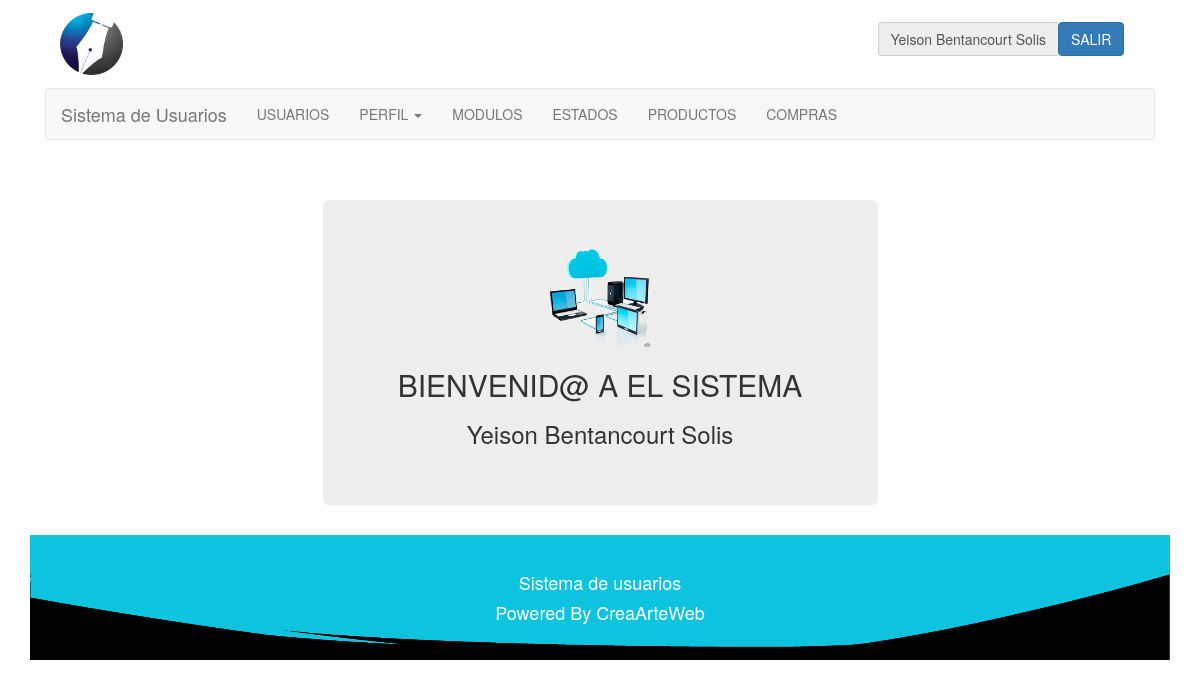
/php/lib/home.php (signed in), run on the app's committed database.
### tables this page shows
CREATE TABLE IF NOT EXISTS `modulo` (
  `codigomodulo` int(10) NOT NULL,
  `descripcion` varchar(40) NOT NULL,
  `ruta` varchar(40) NOT NULL,
  `tipo` int(2) NOT NULL COMMENT '1-normal, 2-submenu, 3-principal submenu',
  PRIMARY KEY (`codigomodulo`)
);

### php/lib/session.php (called while the page is built, shortened)
<?php
	include("../class/Usuario.php");
	include("../class/Modulo.php");
	if (!isset($_SESSION["iniciada"]))
	{
		header( "location:../lib/logout.php" );
	}
	else
	{
		$miUsuario = unserialize( $_SESSION['miUsuario'] );
	}
?>

### php/class/Usuario.php (called while the page is built, shortened)
<?php
	class Usuario
	{
		private $perfil;
		function getPerfil()
		{
			return $this->perfil;
		}
	}
?>

### php/class/Modulo.php (called while the page is built, shortened)
<?php
	class Modulo
	{
		var $conexion;
		function setConexion ( $conexion )
		{
			$this -> conexion = $conexion;
		}
		function consultarUnModulo( $id )
		{
			$query = "SELECT *
					FROM modulo
					WHERE codigomodulo=$id";
			$this -> conexion -> conectar();
			$this -> conexion -> consultarRegistro( $query );
			$matrix = $this -> conexion->getMatrix();
			return $matrix;
		}
		function consultarModulosPerfil( $perfil )
		{
			$query = "SELECT * FROM perfilmodulo WHERE codigoperfil = '$perfil' ORDER BY codigomodulo";
			$this -> conexion -> conectar();
			$this -> conexion -> consultarRegistro( $query );
			$matrix = $this -> conexion->getMatrix();
			return $matrix;
		}
		function consultarSubmodulosRecursos( )
		{
			$query = "SELECT * FROM modulo WHERE tipo = 2 ORDER BY codigomodulo";
			$this -> conexion -> conectar();
			$this -> conexion -> consultarRegistro( $query );
			$matrix = $this -> conexion->getMatrix();
			return $matrix;
		}
	}
?>

### php/lib/conexion.php (called while the page is built, shortened)
<?php
	class Conexion
	{
		private $servidor;
		private $usuario;
		private $enlace;
		private $consulta;
		function Conexion( $servidor, $bd, $usuario, $pass )
		{
			$this->servidor = $servidor;
			$this->bd = $bd;
			$this->usuario = $usuario;
		}
		function conectar()
		{
			$this->enlace = mysql_connect( $this->servidor, $this->usuario);
		}
		function consultarRegistro( $query )
		{
			$this->consulta = mysql_query( $query, $this->enlace );
		}
		function getMatrix()
		{
			$matrix = array();
			while( $row = mysql_fetch_array( $this->consulta ) )
			{
				$matrix[] = $row;
			}
			return $matrix;
		}
	}
?>

### php/lib/menu.php (the view, shortened to what this page needs)
<nav class="navbar navbar-default">
	<div class="container-fluid">
		<div class="navbar-header">
		  	<a class="navbar-brand" href="../lib/home.php">
			  	Sistema de Usuarios
		  	</a>
		</div>
		<div class="collapse navbar-collapse" id="bs-example-navbar-collapse-1">
			<ul class="nav navbar-nav">
				<?php
					$miModulo = new Modulo( "", "", "", "" );
					$miModulo -> setConexion( $conexion );
					$modulosPerfil = $miModulo -> consultarModulosPerfil( $miUsuario->getPerfil() );
					if( $modulosPerfil )
					foreach( $modulosPerfil as $moduloP )
					{
						$modulo = $miModulo->consultarUnModulo( $moduloP[2] );
						if( $modulo )
						foreach( $modulo as $modulo2 )
						{
							if( $modulo2['3'] == 1  )
							{
								echo "<li class='divider-vertical'><a href='".$modulo2['2']."'>".$modulo2['1']."</a></li>";
							}
							if( $modulo2['3'] == 3  )
							{
								echo
									"<li class='dropdown' id='menu1'>
										<a class='dropdown-toggle' data-toggle='dropdown' href='#menu1'>".$modulo2['1']."
											<b class='caret'></b>
										</a>
									<ul class='dropdown-menu'>
										<li><a href='".$modulo2['2']."'>".$modulo2['1']."</a></li>";
										echo"
									</ul>
								</li>";
							}
						}
					}
				?>
		  	</ul>
		</div>
	</div>
</nav>

### data on the page
modulo: descripcion "USUARIOS"
modulo: descripcion "PERFIL"
modulo: descripcion "MODULOS"
modulo: descripcion "ESTADOS"
modulo: descripcion "PRODUCTOS"
modulo: descripcion "COMPRAS"

### other printed values
$miUsuario -> getNombre() "Yeison"
$miUsuario -> getApellido() "Bentancourt Solis"
$miUsuario->getNombre() "Yeison"
$miUsuario->getApellido() "Bentancourt Solis"
